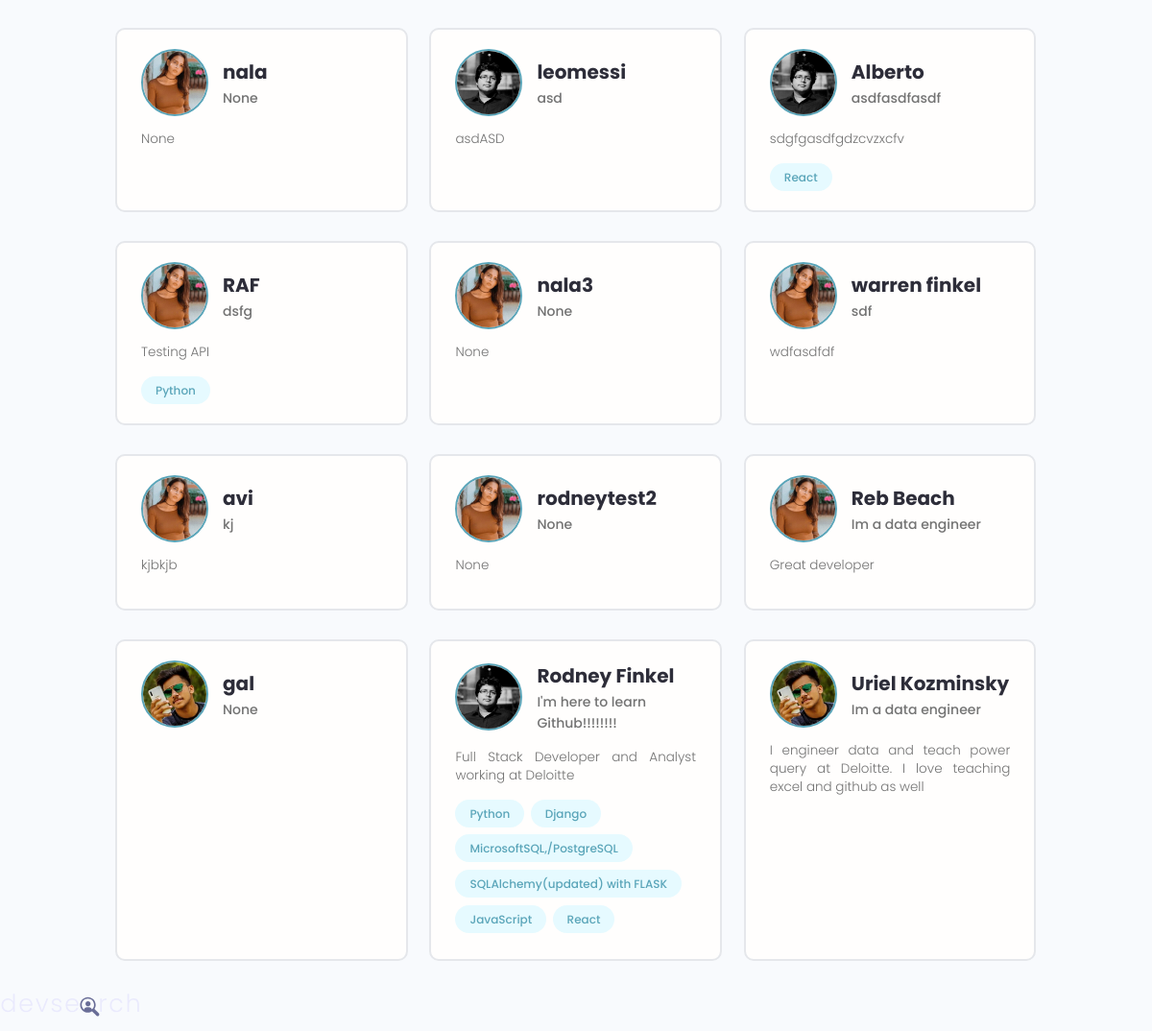
Before: / (lower part) with the older database file.
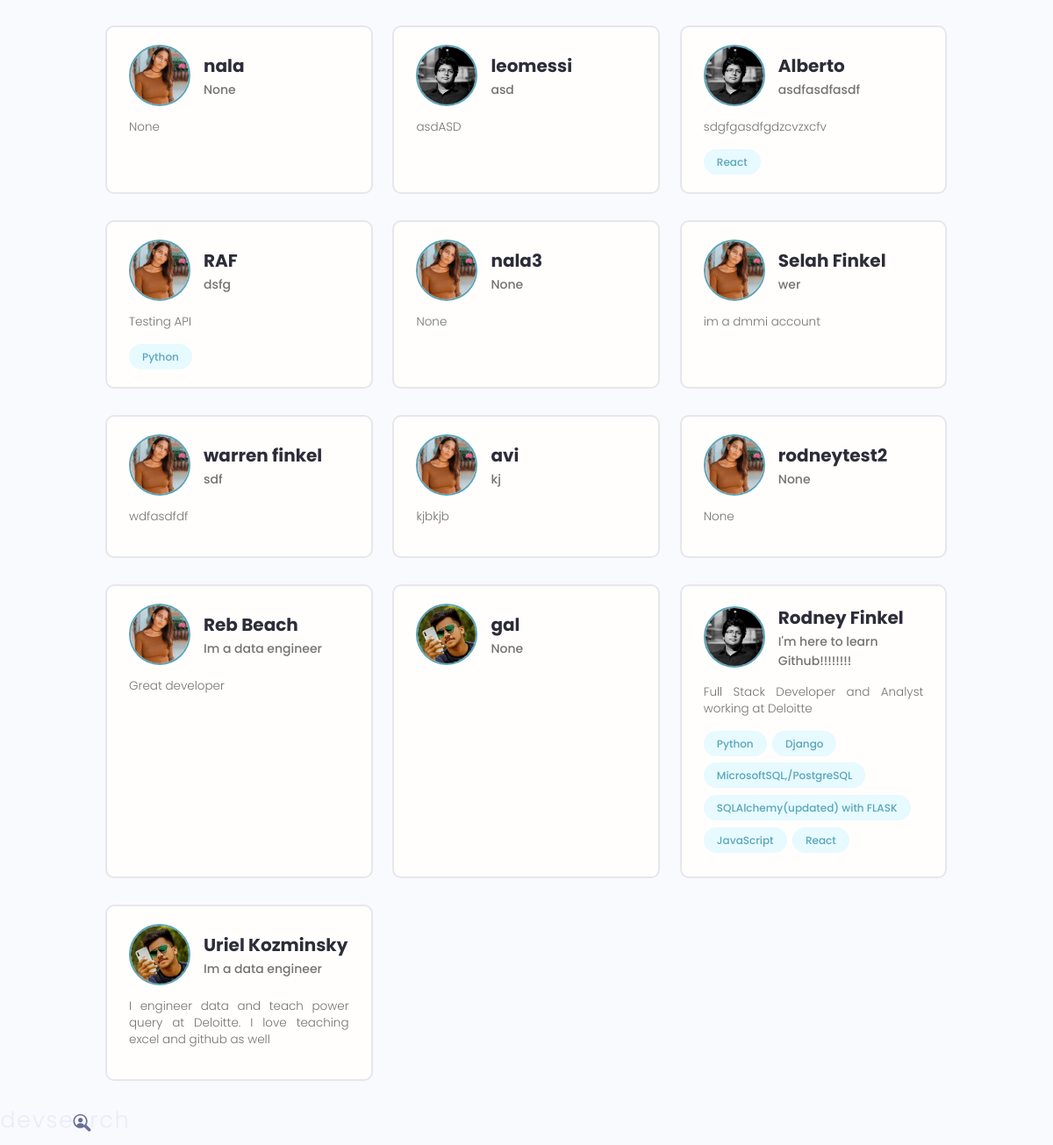
After: the same page with the newer database file.
### users/models.py (models this page shows, shortened)
class Profile(models.Model):
    user = models.OneToOneField(User, on_delete=models.CASCADE, null=True, blank=True)
    name = models.CharField(max_length=200, null=True, blank=True)
    username = models.CharField(max_length=200, null=True, blank=True)
    location = models.CharField(max_length=200, null=True, blank=True)
    email = models.EmailField(max_length=500, null=True, blank=True)
    short_intro = models.CharField(max_length=200, null=True, blank=True)
    bio = models.TextField(null=True, blank=True)
    profile_image = models.ImageField(null=True, blank=True, upload_to='profiles/',
        default='profiles/user-default2.jpg')
    social_github = models.CharField(max_length=200, null=True, blank=True)
    social_twitter = models.CharField(max_length=200, null=True, blank=True)
    social_linkedin = models.CharField(max_length=200, null=True, blank=True)
    social_youtube = models.CharField(max_length=200, null=True, blank=True)
    social_website = models.CharField(max_length=200, null=True, blank=True)
    created = models.DateTimeField(auto_now_add=True)
    id = models.UUIDField(default=uuid.uuid4, unique=True, primary_key=True, editable=False)

class Skill(models.Model):
    owner = models.ForeignKey(Profile, on_delete=models.CASCADE, null=True, blank=True)
    name = models.CharField(max_length=200, null=True, blank=True)
    description = models.TextField(null=True, blank=True)
    created = models.DateTimeField(auto_now_add=True)
    id = models.UUIDField(default=uuid.uuid4, unique=True, primary_key=True, editable=False)
    def __str__(self):
        return str(self.name)

### users/views.py (the view)
# urls.py: path('', views.profiles, name='profiles'),
def profiles(request):
    profiles, search_query = searchProfiles(request)
    context = {'profiles':profiles, 'search_query':search_query}
    return render(request, 'users/profiles.html', context)

### users/utils.py (called while the page is built)
def searchProfiles(request):
    search_query = ''
    if request.GET.get('search_query'):
        search_query = request.GET.get('search_query')
    print('SEARCH:', search_query)
    skills = Skill.objects.filter(name__iexact=search_query)
    profiles = Profile.objects.distinct().filter(
     Q(name__icontains=search_query) |
     Q(short_intro__icontains=search_query) |
     Q(skill__in=skills)
     )
    return profiles, search_query

### users/templates/users/profiles.html (shortened to what this page needs)
{% extends 'main.html' %}
{% block content %}
<main class="home">
    <section class="devlist">
      <div class="container">
        <div class="grid grid--three">
          {% for profile in profiles %}
          <div class="column card">
            <div class="dev">
              <a href="{% url 'user-profile' profile.id %}" class="card__body">
                <div class="dev__profile">
                  <img class="avatar avatar--md" src="{{profile.profile_image.url}}" alt="image" />
                  <div class="dev__meta">
                    <h3>{{profile.name}}</h3>
                    <h5>{{profile.short_intro|slice:'150'}}</h5>
                  </div>
                </div>
                <p class="dev__info">
                    {{profile.bio|slice:'150'}}
                </p>
                <div class="dev__skills">
                    {% for skill in profile.skill_set.all|slice:'6' %}
                  <span class="tag tag--pill tag--main">
                    <small>{{skill}}</small>
                  </span>
                  {% endfor %}
                </div>
              </a>
            </div>
          </div>
          {% endfor %}
        </div>
      </div>
    </section>
  </main>
{% endblock content %}

Changed rows visible on the page:
added Profile: profile_image (placeholder picture), name "Selah Finkel", short_intro "wer", bio "im a dmmi account"
